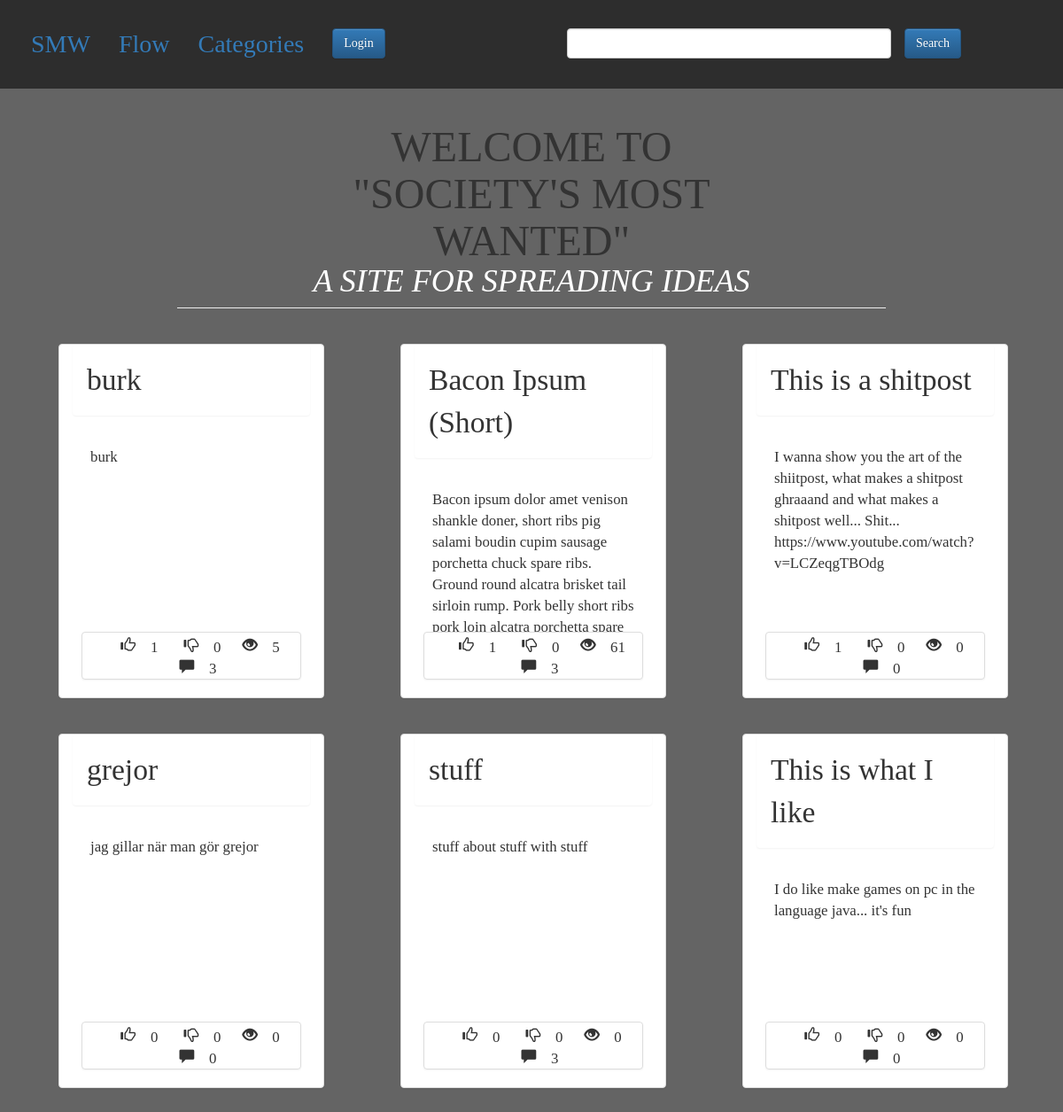
The page / on the database its author committed.
### smw/models.py (models this page shows, shortened)
class Post(models.Model):
    User = models.ForeignKey(authUser, on_delete=models.CASCADE)
    Category = models.ForeignKey(Category, on_delete=models.CASCADE)
    Title = models.CharField(max_length=200)
    Idea = models.TextField(unique=True)
    Tags = models.CharField(max_length=200, blank=True, null=True)
    Views = models.IntegerField(default=0)
    Wants = models.ManyToManyField(authUser, related_name="Wants")
    Shlts = models.ManyToManyField(authUser, related_name="Shlts")
    Post_Date = models.DateTimeField(default=datetime.now)
    def comment_count(self):
         return self.comment_set.count()
    def Want_count(self):
        return self.Wants.all().count()
    def Shlt_count(self):
        return self.Shlts.all().count()
    def Rating_value(self):
        return self.Want_count()-self.Shlt_count()

### smw/views.py (the view)
# urls.py: url(r'^$', views.IndexView.as_view(), name='index'),#homepage/preview
class IndexView(generic.ListView):
    template_name = "smw/index.html"
    def get_queryset(self):
        lst = list(Post.objects.all())
        lst = sorted(lst, key=lambda x: x.Rating_value(), reverse=True)
        return lst[:6]

### smw/templates/smw/index.html
{% extends 'smw/base.html' %}
{% block body %}
<head>
    <link rel="stylesheet" type="text/css" href="../../static/smw/style.css">
</head>
<div class="page-header col-md-8 col-md-offset-2">
    <h1 id="title-big">WELCOME TO "SOCIETY'S MOST WANTED"</h1>
    <h2 id="title-small">A SITE FOR SPREADING IDEAS</h2>
</div>
{% include 'smw/idea_list.html'%}
{% endblock%}

### smw/templates/smw/idea_list.html
{% for idea in object_list %}
<div class="cont">
<div class="panel panel-default col-lg-3 col-md-5 col-sm-11 col-xs-11 panelCust">
    <p class="panel panel-title postTitle"><a href="{% url 'smw:post' idea.pk %}">{{idea.Title}}</a></p>
    <div class="panel-body postBod">
        <p>{{idea.Idea}}</p>
    </div>
    <center>
        <div class="panel panel-default col-mg-12 col-sm-10 col-sm-offset-1 col-xs-12 panel-stats">
            <p class="glyphicon glyphicon-thumbs-up glyphicon-danger"> {{idea.Want_count}}</p>
            <p class="glyphicon glyphicon-thumbs-down"> {{idea.Shlt_count}}</p>
            <p class="glyphicon glyphicon-eye-open"> {{idea.Views}}</p>
            <p class="glyphicon glyphicon-comment"> {{idea.comment_count}}</p>
        </div>
    </center>
</div>
    </div>
{% endfor %}

### smw/static/smw/style.css (style rules this page uses)
html { position: relative; min-height: 100%; }
* { padding: 0px; margin: 0px; box-sizing: border-box; font-family: "Lucida Console", serif; }
body { background-color: rgb(100, 100, 100); padding-bottom: 100px; }
h1#title-big { max-width: 75%; text-align: center; margin: auto; font-size: 6vw; margin-top: }
h2#title-small { color: white; font-style: italic; text-align: center; margin: auto; font-size: 5vw; }
.glyphicon { margin: 0px 0px 0px 15px; }
.panelCust { margin: 20px 20px 20px 5.5%; font-size: 1.2em; height: 400px; overflow: hidden; }
.panel-body { overflow: hidden; word-break: keep-all; max-height: 280px; height: 55%; }
.postTitle { padding: 15px; font-size: 2em; overflow: hidden; }
.panel-stats { position: absolute; bottom: 0px; left: 0px; }
.postBod { margin-top: 20px; margin-left: 5px; }
.glyphicon-thumbs-up { padding: 5px; border-radius: 15px; }
.glyphicon-thumbs-down { padding: 5px; border-radius: 15px; }
@media screen and (min-width: 900px) { h1#title-big { font-size: 3vw; } }
@media screen and (min-width: 900px) { h2#title-small { font-size: 2vw; } }
@media screen and (min-width: 700px) { h1#title-big { font-size: 4vw; } }
@media screen and (min-width: 700px) { h2#title-small { font-size: 3vw; } }

### rows shown on the page
Post: Title "burk", Idea "burk", Want_count "1", Shlt_count "0", Views "5", comment_count "3"
Post: Title "Bacon Ipsum (Short)", Idea "Bacon ipsum dolor amet venison shankle doner, short ribs pig salami boudin cupim sausage porchetta chuck spare ribs. Ground round alcatra brisket tail sirloin rump. Pork belly short ribs pork loin alcatra porchetta spare…", Want_count "1", Shlt_count "0", Views "61", comment_count "3"
Post: Title "This is a shitpost", Idea "I wanna show you the art of the shiitpost, what makes a shitpost ghraaand and what makes a shitpost well... Shit... https://www.youtube.com/watch?v=LCZeqgTBOdg", Want_count "1", Shlt_count "0", Views "0", comment_count "0"
Post: Title "grejor", Idea "jag gillar när man gör grejor", Want_count "0", Shlt_count "0", Views "0", comment_count "0"
Post: Title "stuff", Idea "stuff about stuff with stuff", Want_count "0", Shlt_count "0", Views "0", comment_count "3"
Post: Title "This is what I like", Idea "I do like make games on pc in the language java... it's fun", Want_count "0", Shlt_count "0", Views "0", comment_count "0"
